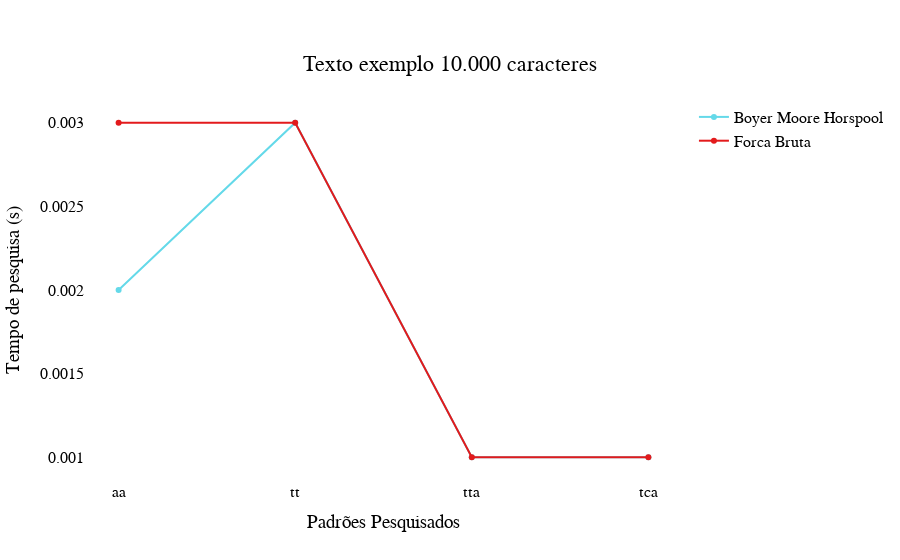

The cell this chart's notebook holds for it:
### Code cell
import plotly.graph_objects as go

 
x = ['aa', 'tt','tta','tca']
Tempo_BMH = [  
   
0.002
,0.003
,0.001
,0.001
]
Tempo_FB = [ 
    0.003
,0.003
,0.001
,0.001
    
]  
fig = go.Figure()


fig.add_trace(
    go.Scatter(x=x, y=Tempo_BMH ,name='Boyer Moore Horspool',marker_color='rgb(100,217,233)'
    ))  
fig.add_trace(
    go.Scatter(x=x, y=Tempo_FB,name='Forca Bruta',marker_color='rgb(227,26,28)'
          )) 

fig.update_layout(   
    font=dict(
        family="Arial",
        size=16,
        color="Black"
    ),
    title={
        'text': "Texto exemplo 10.000 caracteres",
        'y':0.9,
        'x':0.5,
        'xanchor': 'center',
        'yanchor': 'top'},
                   xaxis=dict(
        title='Padrões Pesquisados',
        tickmode='linear') , 
                   yaxis_title='Tempo de pesquisa (s)',  
                      paper_bgcolor = 'rgba(0,0,0,0)', 
                    plot_bgcolor = 'rgba(0,0,0,0)'
                  
                    )

    
fig.show()

### Figure 1 — Plotly figure (JSON) as saved in the notebook; plotly's stock layout.template omitted (floating-point values rounded to 4 significant figures)
{"data": [{"marker": {"color": "rgb(100,217,233)"}, "name": "Boyer Moore Horspool", "type": "scatter", "x": ["aa", "tt", "tta", "tca"], "y": [0.002, 0.003, 0.001, 0.001]}, {"marker": {"color": "rgb(227,26,28)"}, "name": "Forca Bruta", "type": "scatter", "x": ["aa", "tt", "tta", "tca"], "y": [0.003, 0.003, 0.001, 0.001]}], "layout": {"font": {"color": "Black", "family": "Arial", "size": 16}, "paper_bgcolor": "rgba(0,0,0,0)", "plot_bgcolor": "rgba(0,0,0,0)", "title": {"text": "Texto exemplo 10.000 caracteres", "x": 0.5, "xanchor": "center", "y": 0.9, "yanchor": "top"}, "xaxis": {"tickmode": "linear", "title": {"text": "Padrões Pesquisados"}}, "yaxis": {"title": {"text": "Tempo de pesquisa (s)"}}}}
